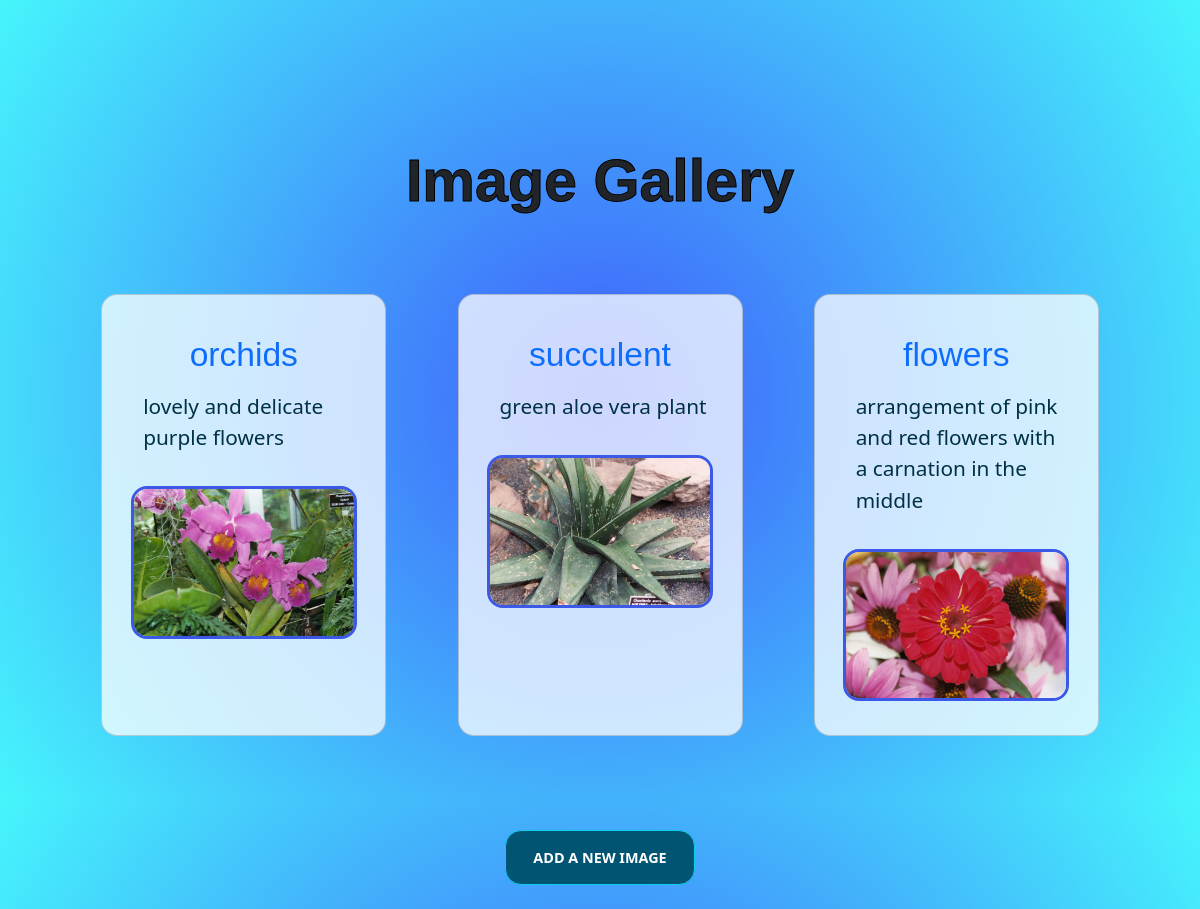
The page / on the database its author committed.
### postimg/models.py (models this page shows, shortened)
class Postimg (models.Model):
	title=models.CharField(max_length=100)
	description=models.CharField(max_length=1000)
	image=models.ImageField(upload_to='images/')

### postimg/views.py (the view)
# urls.py: path('', HomePageView.as_view(), name='home'),
class HomePageView(ListView):
    model = Postimg
    template_name = 'home.html'

### templates/home.html (shortened to what this page needs)
<!DOCTYPE html>
<html lang="en">
<head>
    <link href="https://cdn.jsdelivr.net/npm/bootstrap@5.3.2/dist/css/bootstrap.min.css" rel="stylesheet">
</head>
<body>
    <div class="text-center container">
        <main class="containerChild">
            <header>
                <h1>Image Gallery</h1>
            </header>
            <div class="row">
                {% for i in object_list %}
                <div class="col-sm-3 card">
                    <h1 class="text-primary">{{i.title}}</h1>
                    <div class="description">{{i.description}}</div>
                    <img src="{{i.image.url}}" alt="{{i.dish}}" class="w-100">
                </div>
                {% endfor %}
            </div>
            <div id="btn-container">
                <a href="{% url 'add_post' %}"><button class="btn btn-lg btn-info my-4">add a new image</button></a>
            </div>
        </main>
    </div>
</body>
</html>

### templates/home.html (style rules this page uses)
body { background: rgb(2,0,36); background: radial-gradient(circle, rgba(63,94,251,1) 0%, rgba(70,245,252,1) 100%); }
.container { height: 100vh; display: -webkit-flex; display: flex; -webkit-flex-direction: column; flex-direction: column; align-items: center; }
.containerChild { padding-top: 3%; }
h1 { margin-top: 10%; margin-bottom: 7%; font-family: 'Oswald', sans-serif; font-weight: 700; font-size: 3.7rem; -webkit-text-stroke-width: 1px; -webkit-text-stroke-color: black; }
.card { background: rgba(255,255,255,.75); padding-top: 1.5%; padding-left: 2.5%;; padding-right: 2.5%; padding-bottom: 3%; border-radius: 1rem; font-size: 1.1rem; }
.card>h1 { font-weight: 500; font-size: 2.1rem; -webkit-text-stroke-width: 0px; color: #025675; }
.description { color: #013144; padding-left: 5.5%; text-align: left; font-size: 1.3rem; }
img { border: .2rem solid #3b58e6; border-radius: 1rem; margin-top: 14.5%; }
#btn-container { display: flex; display: -webkit-flex; -webkit-flex-direction: row; flex-wrap: wrap; justify-content: center; flex-grow: 1; margin-top: 6.2%; min-width: 250px; width: 100%; }
.btn { border-radius: 1rem; background: #025473; color: #fff; text-transform: uppercase; font-size: .9rem; font-weight: bold; padding: 1rem 1.7rem; }
.row { display: -webkit-flex; display: flex; -webkit-flex-direction: row; flex-direction: row; flex-wrap: wrap; justify-content: space-evenly; }

### rows shown on the page
Postimg: title "orchids", description "lovely and delicate purple flowers", image (picture)
Postimg: title "succulent", description "green aloe vera plant", image (picture)
Postimg: title "flowers", description "arrangement of pink and red flowers with a carnation in the middle", image (picture)
